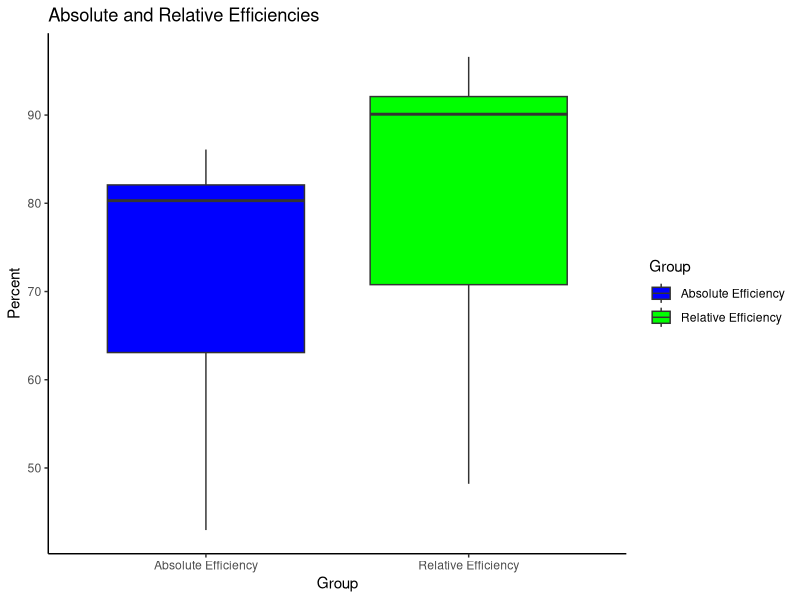

Recreate this plot in R.
setwd("C:/Program Files/MATLAB/Thesis")
library(ggplot2)
library(ggthemes)
library(tidyr)

trial <- read.csv("trial_run_csvs/k_1_n_8.csv", header = FALSE)
efficiencies <- rep(0, length(trial))

for(i in 1:length(trial)){
  efficiencies[i] = trial[[i]]
}


abs_efficiency <- 100*3/efficiencies
rel_efficiency <- 100*abs_efficiency/89.12588

data = data.frame("Absolute Efficiency" = abs_efficiency,
                  "Relative Efficiency" = rel_efficiency)
colnames(data) <- c("Absolute Efficiency", "Relative Efficiency")

data_long <- tidyr::gather(data, key = "Group", value = "Value")

# Create side-by-side boxplots using ggplot2
ggplot(data_long, aes(x = Group, y = Value, fill = Group)) +
  geom_boxplot() +
  labs(title = "Absolute and Relative Efficiencies", x = "Group", y = "Percent",
       labels = c("Absolute Efficiency", "Relative Efficiency")) +
  scale_fill_manual(values = c("blue", "green")) +
  theme_classic()
